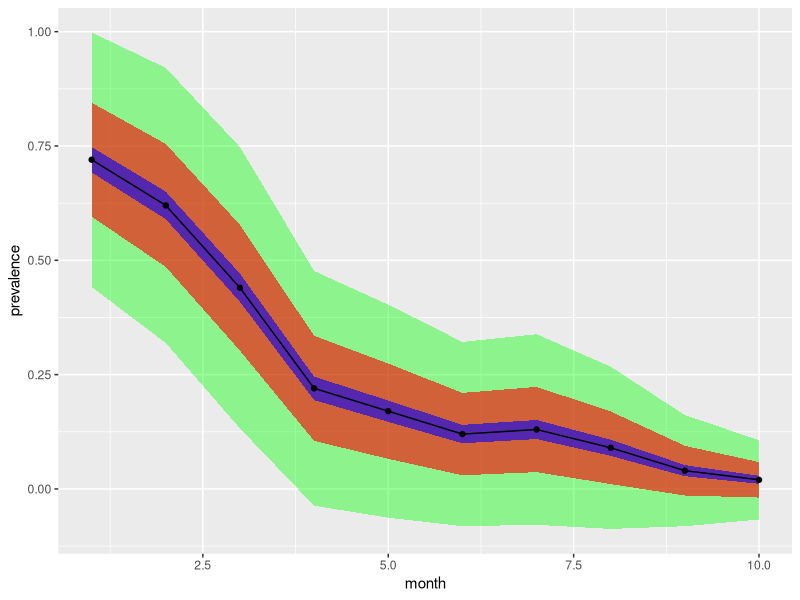

Write the R code that produced this figure.
## ---- chunk 1
library(tidyverse)
library(knitr)
## ---- chunk 2
df = tibble(
            month = 1:10,
            prevalence = c(0.72,0.62,0.44,0.22,0.17,0.12,0.13,0.09,0.04,0.02)
            )

kable(df)
## ---- chunk 3
point.estimate.CI <- function(p,z=1.96,n){z * sqrt((p*(1-p))/n)}
## ---- chunk 4

df<-df %>% 
  mutate(
        upper10 = prevalence + point.estimate.CI(prevalence,n = 10),
        lower10 = prevalence - point.estimate.CI(prevalence,n = 10),
        upper50 = prevalence + point.estimate.CI(prevalence,n = 50),
        lower50 = prevalence - point.estimate.CI(prevalence,n = 50),
        upper1000 = prevalence + point.estimate.CI(prevalence,n = 1000),
        lower1000 = prevalence - point.estimate.CI(prevalence,n = 1000)
        ) 
## ---- chunk 5
ggplot(df,aes(month,prevalence))+
  geom_ribbon(aes(x = month,y=prevalence,ymin=lower10,ymax=upper10),alpha=0.4,fill="green")+
  geom_ribbon(aes(x = month,y=prevalence,ymin=lower50,ymax=upper50),alpha=0.6,fill="red")+
  geom_ribbon(aes(x = month,y=prevalence,ymin=lower1000,ymax=upper1000),alpha=0.6,fill="blue")+
  geom_point()+
  geom_line()

